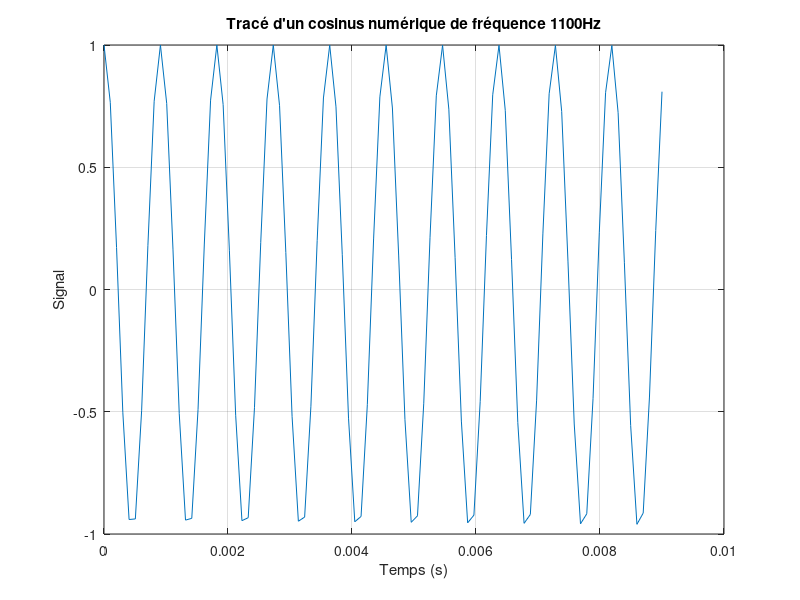
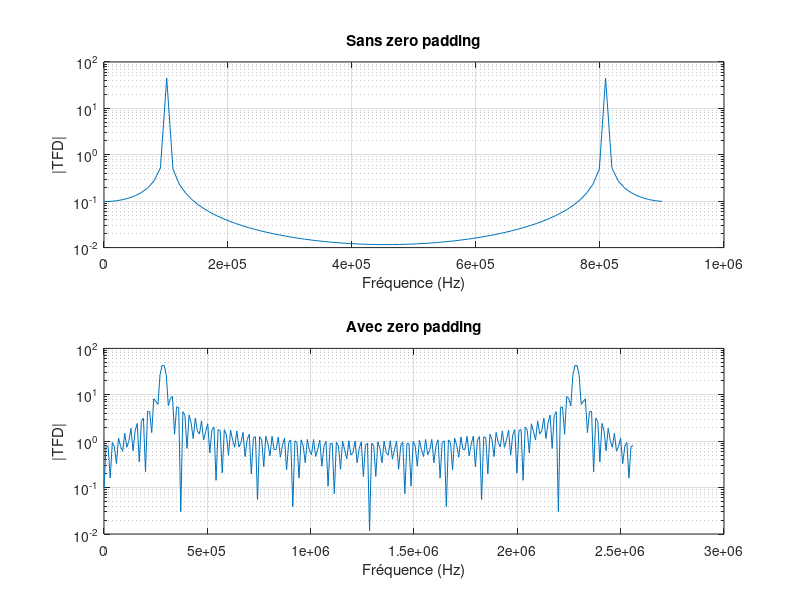
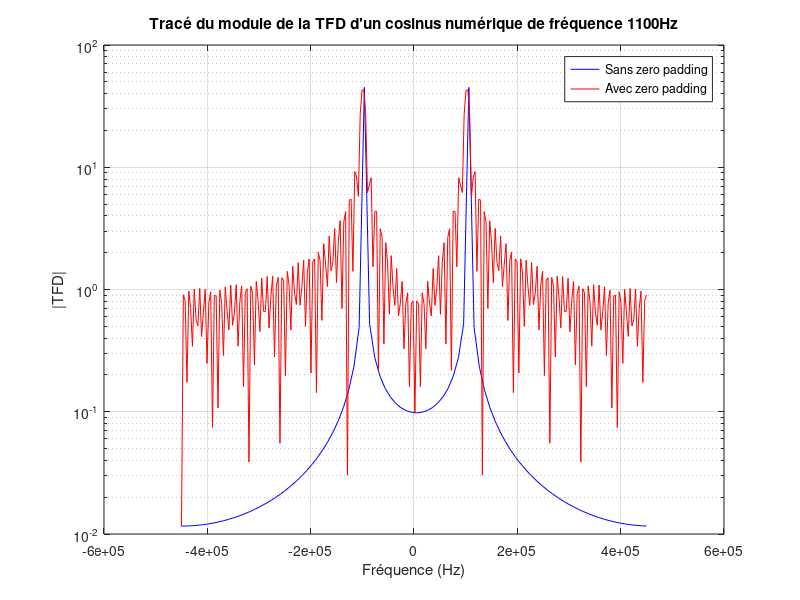
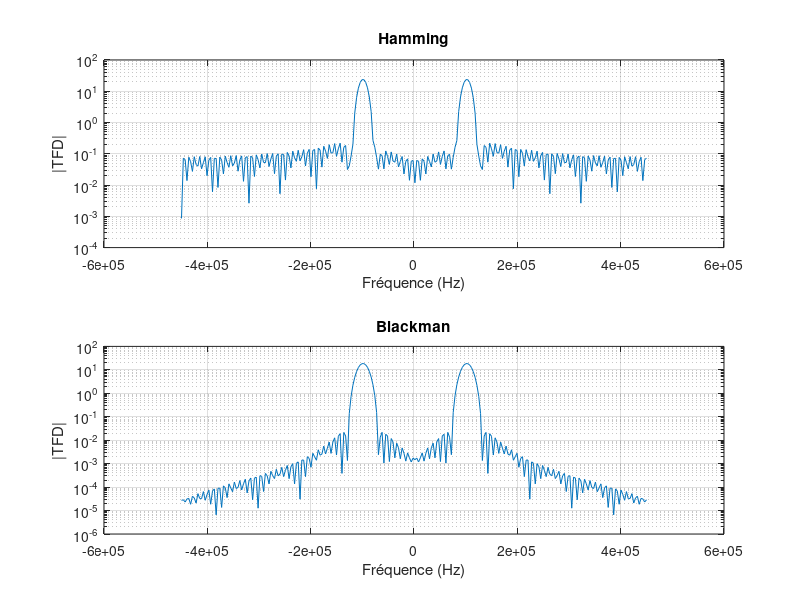

The MATLAB source for these figures, in order:
%%%%%%%%%%%%%%%%%%%%%%%%%%%%%%%%%%%%%%%%%%%%%%%%%%%%%%%%%%%%%%%%%%%%%%%%%%
%               TP1 de Traitement Numérique du Signal
%                   SCIENCES DU NUMERIQUE 1A
%                       Fevrier 2024 
%                        Prénom Nom
%%%%%%%%%%%%%%%%%%%%%%%%%%%%%%%%%%%%%%%%%%%%%%%%%%%%%%%%%%%%%%%%%%%%%%%%%%

clear all
close all

%%%%%%%%%%%%%%%%%%%%%%%%%%%%%%%%%%%%%%%%%%%%%%%%%%%%%%%%%%%%%%%%%%%%%%%%%%
%PARAMETRES GENERAUX
%%%%%%%%%%%%%%%%%%%%%%%%%%%%%%%%%%%%%%%%%%%%%%%%%%%%%%%%%%%%%%%%%%%%%%%%%%
A = 1;        %amplitude du cosinus
f0 = 1100;       %fréquence du cosinus en Hz
T0 = 1/f0;       %période du cosinus en secondes
N = 90;        %nombre d'échantillons souhaités pour le cosinus
Fe = 10000;       %fréquence d'échantillonnage en Hz
Te = 1/Fe;       %période d'échantillonnage en secondes
SNR = 0.9;      %SNR souhaité en dB pour le cosinus bruité


%%%%%%%%%%%%%%%%%%%%%%%%%%%%%%%%%%%%%%%%%%%%%%%%%%%%%%%%%%%%%%%%%%%%%%%%%%
%GENERATION DU COSINUS NUMERIQUE
%%%%%%%%%%%%%%%%%%%%%%%%%%%%%%%%%%%%%%%%%%%%%%%%%%%%%%%%%%%%%%%%%%%%%%%%%%
%Définition de l'échelle temporelle
temps = linspace(0, Te*N, N);
%Génération de N échantillons de cosinus à la fréquence f0
y = A*cos(2*pi*f0*temps);

%%%%%%%%%%%%%%%%%%%%%%%%%%%%%%%%%%%%%%%%%%%%%%%%%%%%%%%%%%%%%%%%%%%%%%%%%%
%TRACE DU COSINUS NUMERIQUE
%%%%%%%%%%%%%%%%%%%%%%%%%%%%%%%%%%%%%%%%%%%%%%%%%%%%%%%%%%%%%%%%%%%%%%%%%%

%Tracé avec une échelle temporelle en secondes
%des labels sur les axes et un titre (utilisation de xlabel, ylabel et
%title)
figure
plot(temps, y);
grid
xlabel('Temps (s)')
ylabel('Signal')
title(['Tracé d''un cosinus numérique de fréquence ' num2str(f0) 'Hz']);

%%%%%%%%%%%%%%%%%%%%%%%%%%%%%%%%%%%%%%%%%%%%%%%%%%%%%%%%%%%%%%%%%%%%%%%%%%
%CALCUL DE LA TRANSFORMEE DE FOURIER NUMERIQUE (TFD) DU COSINUS NUMERIQUE
%%%%%%%%%%%%%%%%%%%%%%%%%%%%%%%%%%%%%%%%%%%%%%%%%%%%%%%%%%%%%%%%%%%%%%%%%%
%Sans zero padding 
Y = fft(y);
%Avec zero padding (ZP : paramètre de zero padding à définir)   
N_prime = 2^8;
Y_ZP = fft(y,N_prime);

%%%%%%%%%%%%%%%%%%%%%%%%%%%%%%%%%%%%%%%%%%%%%%%%%%%%%%%%%%%%%%%%%%%%%%%%%%
%TRACE DU MODULE DE LA TFD DU COSINUS NUMERIQUE EN ECHELLE LOG
%SANS PUIS AVEC ZERO PADDING
%%%%%%%%%%%%%%%%%%%%%%%%%%%%%%%%%%%%%%%%%%%%%%%%%%%%%%%%%%%%%%%%%%%%%%%%%%

%Avec une échelle fréquentielle en Hz
%des labels sur les axes et des titres
%Tracés en utilisant plusieurs zones de la figure (utilisation de subplot) 
figure('name',['Tracé du module de la TFD d''un cosinus numérique de fréquence ' num2str(f0) 'Hz'])

subplot(2,1,1)
echelle_frequentielle = linspace(0, Fe*N, N);
semilogy(echelle_frequentielle, abs(Y));
grid
title('Sans zero padding')
xlabel('Fréquence (Hz)')
ylabel('|TFD|')

subplot(2,1,2)
echelle_frequentielle = linspace(0, Fe*N_prime, N_prime);
semilogy(echelle_frequentielle, abs(Y_ZP));
grid
title('Avec zero padding')
xlabel('Fréquence (Hz)')
ylabel('|TFD|')

%Avec une échelle fréquentielle en Hz
%des labels sur les axes et des titres
%Tracés superposés sur une même figure 
% (utilisation de hold, de couleurs différentes et de legend)
% !! UTILISER ICI fftshit POUR LE TRACE !!
Y = fftshift(Y);
Y_ZP = fftshift(Y_ZP);
figure
echelle_frequentielle = linspace(-Fe*N/2, Fe*N/2, N);
semilogy(echelle_frequentielle, abs(Y),'b');    %Tracé en bleu : 'b'
hold on
echelle_frequentielle = linspace(-Fe*N/2, Fe*N/2, N_prime);
semilogy(echelle_frequentielle, abs(Y_ZP),'r'); %Tracé en rouge : 'r'
grid
legend('Sans zero padding','Avec zero padding')
xlabel('Fréquence (Hz)')
ylabel('|TFD|')
title(['Tracé du module de la TFD d''un cosinus numérique de fréquence ' num2str(f0) 'Hz'])

%%%%%%%%%%%%%%%%%%%%%%%%%%%%%%%%%%%%%%%%%%%%%%%%%%%%%%%%%%%%%%%%%%%%%%%%%%
%CALCUL DE LA TFD DU COSINUS NUMERIQUE AVEC FENETRAGE
%%%%%%%%%%%%%%%%%%%%%%%%%%%%%%%%%%%%%%%%%%%%%%%%%%%%%%%%%%%%%%%%%%%%%%%%%%
%Application de la fenêtre de pondération de Hamming
y_fenetre_hamming = y.*hamming(length(y)).';
%Calcul de la TFD pondérée, avec zeros padding
Y_ZP_hamming = fftshift(fft(y_fenetre_hamming, N_prime));
%Application de la fenêtre de pondération de Blackman
y_fenetre_blackman = y.*blackman(length(y)).';
%Calcul de la TFD pondérée, avec zeros padding
Y_ZP_blackman = fftshift(fft(y_fenetre_blackman, N_prime));

%%%%%%%%%%%%%%%%%%%%%%%%%%%%%%%%%%%%%%%%%%%%%%%%%%%%%%%%%%%%%%%%%%%%%%%%%%
%TRACE DU MODULE DE LA TFD DU COSINUS NUMERIQUE AVEC FENETRAGE EN ECHELLE LOG
%POUR DIFFERENTES FENETRES
%%%%%%%%%%%%%%%%%%%%%%%%%%%%%%%%%%%%%%%%%%%%%%%%%%%%%%%%%%%%%%%%%%%%%%%%%%
%"à réaliser : tracés superposés sur la même figure de la TFD non fenêtrée, 
%de la TFD avec fenêtrage de Hamming, de la TFD avec fenêtrage de Blackman
%Le tout avec une échelle fréquentielle en Hz, un titre, des labels sur les axes, 
%une légende et en utilisant fftshift"
figure('name',['Tracé du module de la TFD d''un cosinus numérique de fréquence avec fenetrage ' num2str(f0) 'Hz'])

subplot(2,1,1)
echelle_frequentielle = linspace(-Fe*N/2, Fe*N/2, N_prime);
semilogy(echelle_frequentielle, abs(Y_ZP_hamming));
grid
title('Hamming')
xlabel('Fréquence (Hz)')
ylabel('|TFD|')

subplot(2,1,2)
echelle_frequentielle = linspace(-Fe*N/2, Fe*N/2, N_prime);
semilogy(echelle_frequentielle, abs(Y_ZP_blackman));
grid
title('Blackman')
xlabel('Fréquence (Hz)')
ylabel('|TFD|')






